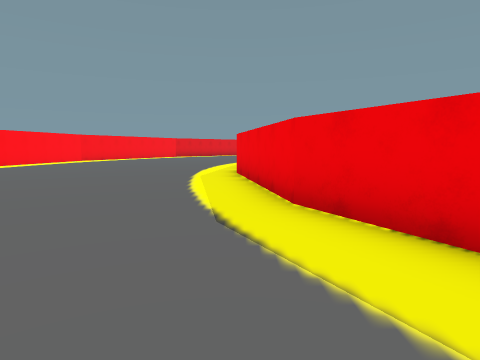
view 1 (above)

24 first-person views from a walk through a 3-D level made in the Unity game engine. The camera is 1.4 m above the floor, tilts 6° down and sees 75° across. The floor is counted in squares, 2 m on a side. Each view is taken from the middle of a square. On the plan, view 1 faces up. The plan holds only what a view shows up to about 10 squares ahead; the rest is blank. The place goes on beyond the plan.

view 2
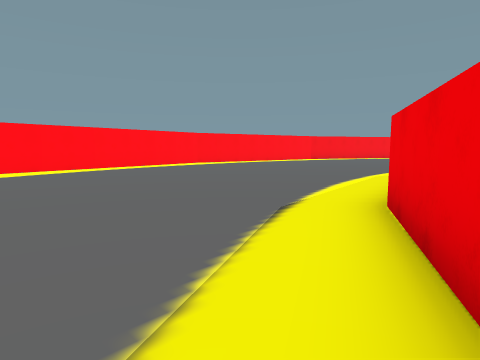

view 3
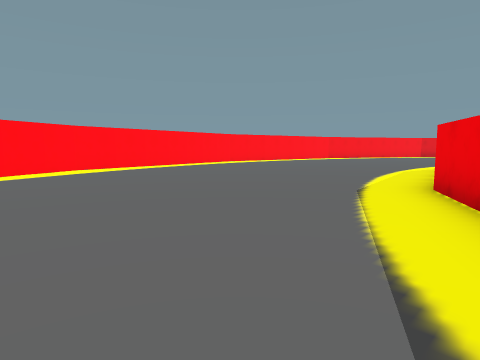

view 4
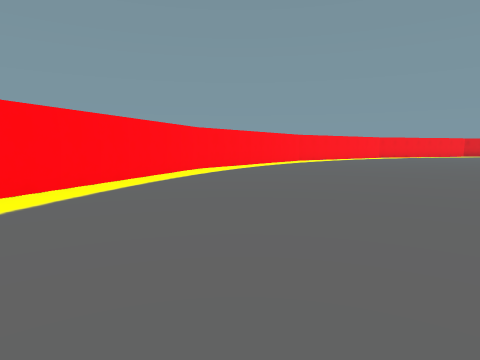

view 5
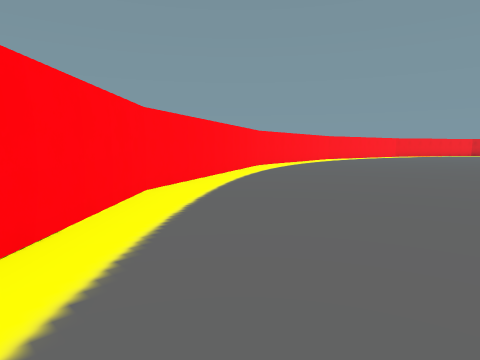

view 6
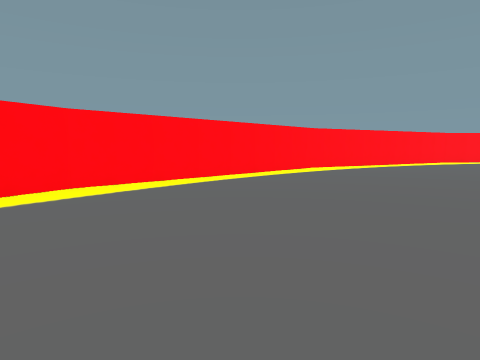

view 7
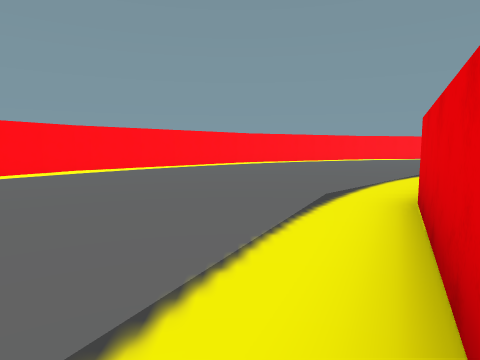

view 8
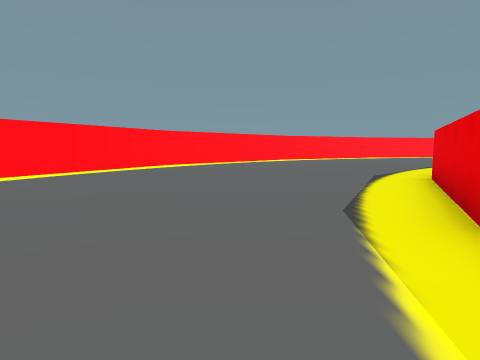

view 9
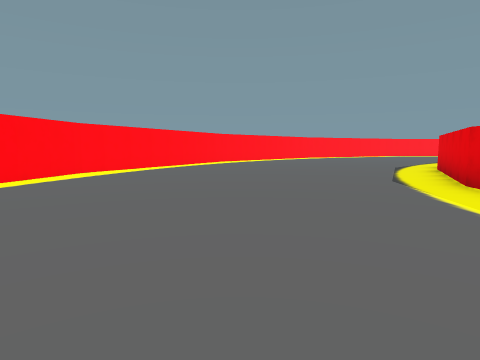

view 10
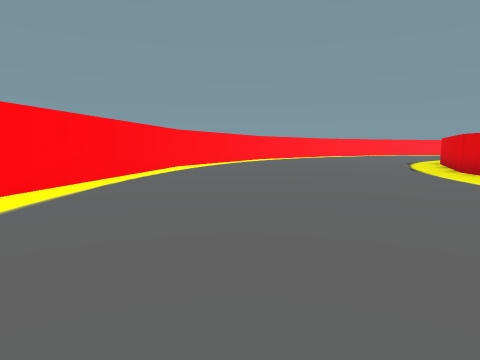

view 11
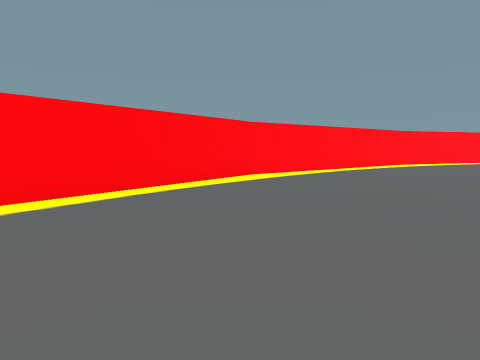

view 12
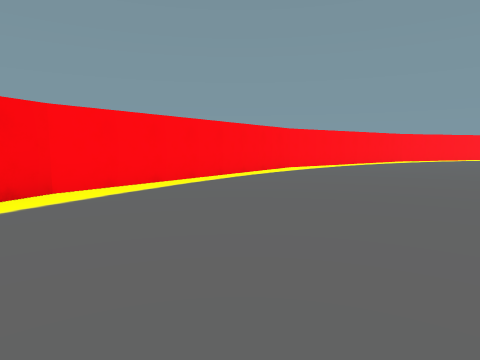

view 13
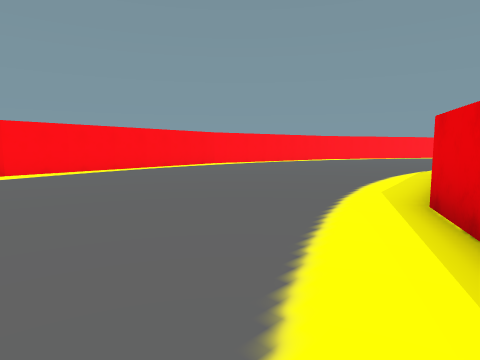

view 14
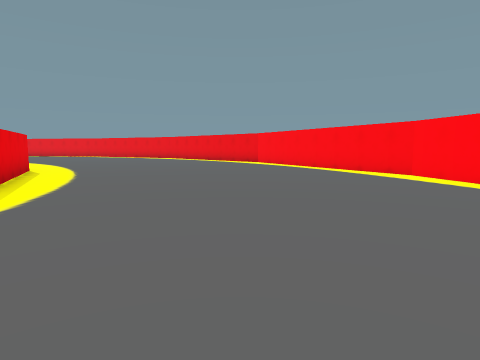

view 15
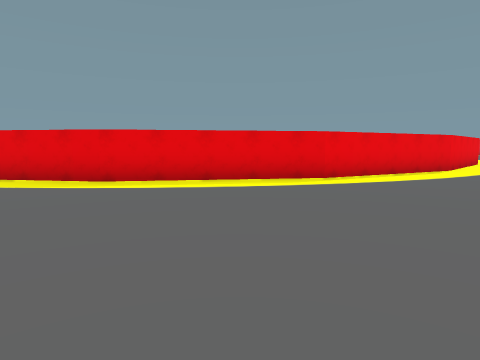

view 16
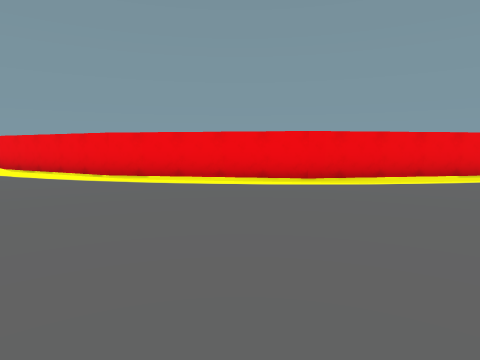

view 17
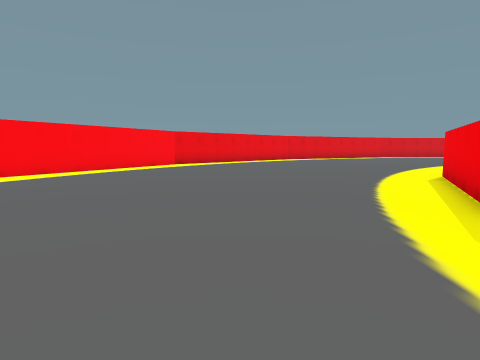

view 18
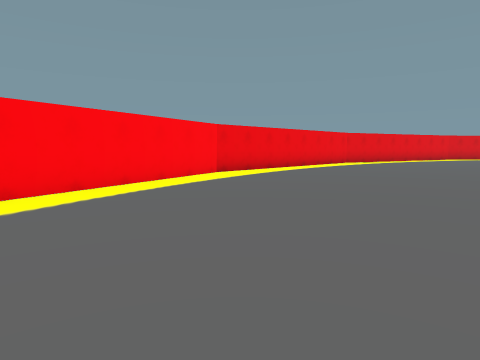

view 19
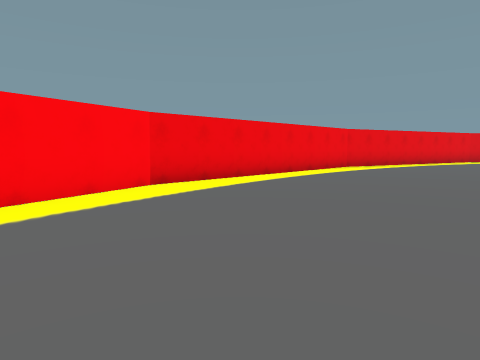

view 20
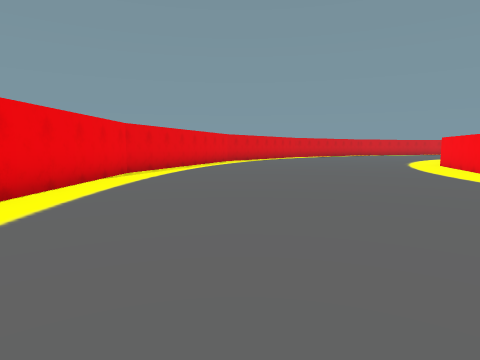

view 21
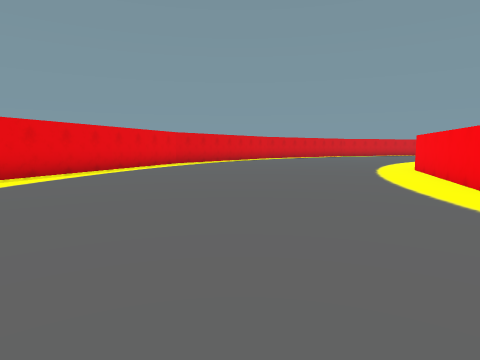

view 22
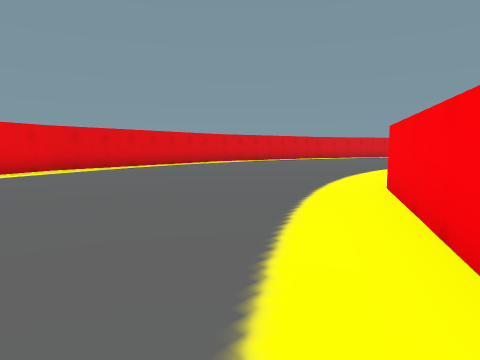

view 23
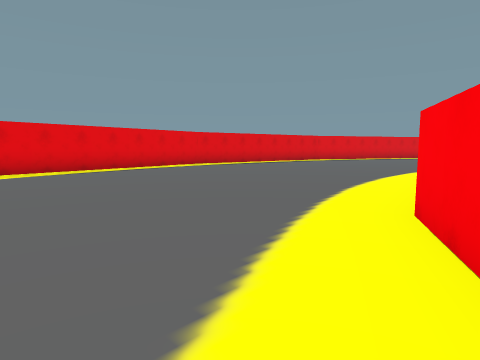

view 24
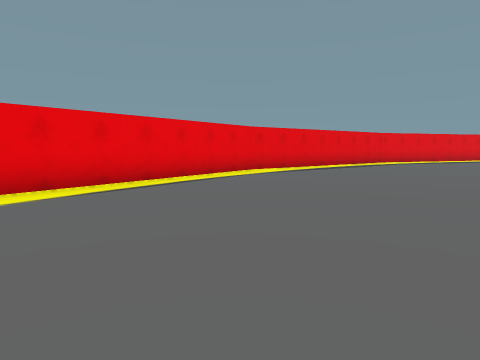

### Floor plan
Points are (right, up) in squares from view 1. A wall is a line through its corners. A room is listed if a view was taken in it or the views show most of it. See-through windows are left out.
Room 1 (views 1, 2, 3, 4, 5, 6, 7, 8, 9, 10, 11, 12, 13, 14, 15, 16, 17, 18, 19, 20, 21, 22, 23, 24)
walls: (1.9, 1.4) (0.7, 3.8) (-0.1, 8.5) (0.7, 13.2) (2.9, 17.5); (-8.5, 3.8) (-8.1, 1.2) (-4.6, -5.5) (0.8, -10.8) (7.6, -14.2) (15.2, -15.4) (22.7, -14.2) (24.6, -13.3); (6.2, 20.8) (10.5, 23); (4.5, 29.9) (0.8, 28.1) (-4.6, 22.7) (-7.5, 17.1); (11.4, -6.1) (10.5, -6) (6.2, -3.8); (15.7, 32.6) (15.1, 32.6) (7.6, 31.5) (6.2, 30.8); (24.2, -3.8) (19.9, -6) (15.2, -6.7) (12.9, -6.4)

Positions as (right, up) in squares from view 1, and headings:
1: (0, 0), facing up
2: (2, 0), facing up-left
3: (2, -2), facing up-left
4: (0, -5), facing up-left
5: (0, -8), facing up-left
6: (6, -8), facing left
7: (10, -6), facing left
8: (13, -8), facing left
9: (16, -10), facing left
10: (19, -12), facing left
11: (21, -10), facing down-left
12: (24, -9), facing down-left
13: (24, -5), facing down-left
14: (15, -10), facing right
15: (18, -13), facing up
16: (-7, 10), facing right
17: (-2, 10), facing up
18: (-4, 14), facing up
19: (-3, 17), facing up
20: (-3, 20), facing up-right
21: (0, 20), facing up-right
22: (5, 21), facing up-right
23: (7, 22), facing up-right
24: (8, 26), facing up-right
